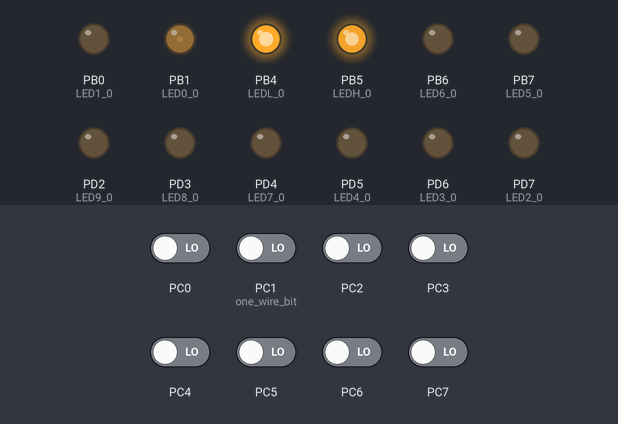
Recording of a program running on a simulated ATmega48, built with avr-gcc and emulated at 8 MHz. On the bench: output pins drawn as LEDs (lit = HIGH). Inputs (shaded band) come from the test bench; at power-on: PC0, PC1 (one_wire_bit), PC2–7 LOW.

Above: at 31.35 s.
Timing chart, 0 to 40.0 s (numbered marks = the images above):
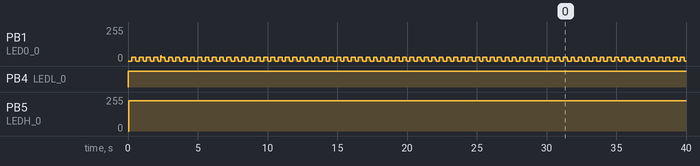

The program:

main.c
```c
#include <stdint.h>
#include <avr/io.h>
#include <avr/interrupt.h>

#include "macro_avr.h"
#include "ds18b20.h"
#include "timer.h"

//=====================================================================================================
// Program starts here

int main ()
{
    // Ports init
    DDRB = 0xF3;
    PORTB = 0xC3;
    PORTC = 0x00;
    DDRC = 0x00;
    DDRD = 0xfc;
    PORTD = 0xfc;

    // Timer 0 init
    timer_init ();

    // Global interrupts enabling
    SEI;

    // Main cycle
    while (1)
    {
        // Conversion takes ~750 ms
        start_conv ();
        _delay_ms (800);
        // Setting leds
        set_termo ((int16_t)read_conv ());
        _delay_ms (4200);
    }
}

//=====================================================================================================
//
```

macro_avr.h
```c
#pragma once

#define F_CPU 8000000
#include <util/delay.h>

#define SEI sei()
#define CLI cli()

#define SET_BIT(reg,bit)            \
(__extension__({                            \
    __asm__                                 \
    (                                       \
        "SBI %0, %1"   "\n\t"               \
        : : "I" (_SFR_IO_ADDR(reg)), "I" (bit) \
    );                                      \
}))

#define CLR_BIT(reg,bit)            \
(__extension__({                            \
    __asm__                                 \
    (                                       \
        "CBI %0, %1"   "\n\t"               \
        : : "I" (_SFR_IO_ADDR(reg)), "I" (bit) \
    );                                      \
}))


union __aliasing_through
{
    uint16_t u16;
    uint32_t u32;
    uint64_t u64;
}
#ifdef __GNUC__
  __attribute__((may_alias))
#endif
;

typedef union __aliasing_through __aliasing_through_t;

/// Получить little-endian uint32 из массива data со смещением ofs байт.
#define GET_LE32(data,ofs)	((__aliasing_through_t *)((char *)(data) + (ofs)))->u32
/// Записать little-endian uint32 в массива data по смещению ofs байт.
#define PUT_LE32(data,ofs,x)	(((__aliasing_through_t *)((char *)(data) + (ofs)))->u32 = (x))
/// Получить little-endian uint16 из массива data со смещением ofs байт.
#define GET_LE16(data,ofs)	((__aliasing_through_t *)((char *)(data) + (ofs)))->u16
/// Записать little-endian uint32 в массива data по смещению ofs байт.
#define PUT_LE16(data,ofs,x)	(((__aliasing_through_t *)((char *)(data) + (ofs)))->u16 = (x))

/// Длина статического массива в элементах
#define ARRAY_LEN(arr)		((sizeof (arr)) / (sizeof ((arr) [0])))
/// Размер элемента сатического массива в байтах
#define ITEM_SIZE(arr)		(sizeof ((arr) [0]))
```

ds18b20.c
```c
#include "ds18b20.h"

#include "one_wire.h"

//=====================================================================================================
// Start a temperature conversion

void start_conv ()
{
    if (one_wire_reset ())
    {
        one_wire_send_byte (0xCC);
        one_wire_send_byte (0x44);
    }
}

//=====================================================================================================
// Read a temperature conversion

uint16_t read_conv ()
{
    uint16_t res = 0;
    if (one_wire_reset ())
    {
        one_wire_send_byte (0xCC);
        one_wire_send_byte (0xBE);
        res = one_wire_get_byte ();
        res += ((uint16_t)one_wire_get_byte ()) << 8;
    }
    return res;
}

//=====================================================================================================
//
```

ds18b20.h
```c
#pragma once

#include <stdbool.h>
#include <avr/io.h>

void start_conv (void);
uint16_t read_conv (void);
```

one_wire.c
```c
#include "one_wire.h"

//=====================================================================================================
// Send 1-wire reset
// Returns true if the device acked

bool one_wire_reset ()
{
    SET_BIT (one_wire_ddr, one_wire_bit);
    _delay_us (300); // из-за прерываний импульс удлинняется. поэтому специально укоротим, было 500
    CLR_BIT (one_wire_ddr, one_wire_bit);
    _delay_us (40);  // из-за прерываний импульс удлинняется. поэтому специально укоротим, было 70
    bool res = one_wire_pin & (1 << one_wire_bit) ? false : true;
    _delay_us (500);
    return res;
}

//=====================================================================================================
// Send a bit

static void one_wire_send_bit (bool bit)
{
    CLI;
    SET_BIT (one_wire_ddr, one_wire_bit);
    _delay_us (7);
    if (!bit)
        _delay_us (63);
    CLR_BIT (one_wire_ddr, one_wire_bit);
    SEI;
    _delay_us (250);
}

//=====================================================================================================
// Send a byte

void one_wire_send_byte (uint8_t b)
{
    for (uint8_t i = 8; i > 0; i--)
    {
        one_wire_send_bit (b & 1);
        b >>= 1;
    }
}

//=====================================================================================================
// Receive a bit

static bool one_wire_get_bit ()
{
    CLI;
    SET_BIT (one_wire_ddr, one_wire_bit);
    _delay_us (7);
    CLR_BIT (one_wire_ddr, one_wire_bit);
    _delay_us (7);
    bool bit = one_wire_pin & (1 << one_wire_bit) ? true : false;
    SEI;
    _delay_us (250);
    return bit;
}

//=====================================================================================================
// Receive a byte

uint8_t one_wire_get_byte ()
{
    uint8_t b = 0;
    for (uint8_t i = 8; i > 0; i--)
    {
        b >>= 1;
        b |= one_wire_get_bit () ? 0x80 : 0;
    }
    return b;
}

//=====================================================================================================
//
```

one_wire.h
```c
#pragma once

#include <stdbool.h>
#include <avr/io.h>
#include <avr/interrupt.h>
#include "macro_avr.h"

#define one_wire_port PORTC
#define one_wire_bit  1
#define one_wire_ddr  DDRC
#define one_wire_pin  PINC

bool one_wire_reset (void);
void one_wire_send_byte (uint8_t b);
uint8_t one_wire_get_byte (void);
```

timer.c
```c
#include "timer.h"

#include <stdbool.h>
#include <avr/io.h>
#include <avr/interrupt.h>

#include "macro_avr.h"

#define LED0_0 CLR_BIT(PORTB,1)
#define LED1_0 CLR_BIT(PORTB,0)
#define LED2_0 CLR_BIT(PORTD,7)
#define LED3_0 CLR_BIT(PORTD,6)
#define LED4_0 CLR_BIT(PORTD,5)
#define LED5_0 CLR_BIT(PORTB,7)
#define LED6_0 CLR_BIT(PORTB,6)
#define LED7_0 CLR_BIT(PORTD,4)
#define LED8_0 CLR_BIT(PORTD,3)
#define LED9_0 CLR_BIT(PORTD,2)

#define LED0_1 SET_BIT(PORTB,1)
#define LED1_1 SET_BIT(PORTB,0)
#define LED2_1 SET_BIT(PORTD,7)
#define LED3_1 SET_BIT(PORTD,6)
#define LED4_1 SET_BIT(PORTD,5)
#define LED5_1 SET_BIT(PORTB,7)
#define LED6_1 SET_BIT(PORTB,6)
#define LED7_1 SET_BIT(PORTD,4)
#define LED8_1 SET_BIT(PORTD,3)
#define LED9_1 SET_BIT(PORTD,2)

#define LEDL_0 CLR_BIT(PORTB,4)
#define LEDH_0 CLR_BIT(PORTB,5)
#define LEDL_1 SET_BIT(PORTB,4)
#define LEDH_1 SET_BIT(PORTB,5)

static uint8_t termo;
static bool blink;

//=====================================================================================================
// Setting the leds on
// val == 0 - least significant led is blinking
// val == [1 - 20] - switching leds on by the order
// val > 20 - overflow. most significant led is blinking, other leds are on

static void set_leds (uint8_t val)
{
    // all leds off
    LEDL_1;
    LEDH_1;
    LED0_0;
    LED1_0;
    LED2_0;
    LED3_0;
    LED4_0;
    LED5_0;
    LED6_0;
    LED7_0;
    LED8_0;
    LED9_0;
    // overflow check
    bool hi = false;
    if (val > 10)
    {
        val -= 10;
        hi = true;
    }
    // blinking
    if (val > 10)
    {
        if (blink)
            LED9_1;
        val = 9;
    }
    // setting leds
    switch (val)
    {
        case 10:
            LED9_1;
        case 9:
            LED8_1;
        case 8:
            LED7_1;
        case 7:
            LED6_1;
        case 6:
            LED5_1;
        case 5:
            LED4_1;
        case 4:
            LED3_1;
        case 3:
            LED2_1;
        case 2:
            LED1_1;
        case 1:
            LED0_1;
            break;
        case 0:
            if (blink)
                LED0_1;
            break;
        default:
            break;
    }
    // setting the group
    if (hi)
        LEDL_0;
    else
        LEDH_0;
}

//=====================================================================================================
// Timer 0 overflow interrupt

ISR (TIMER0_OVF_vect)
{
    static uint16_t div = 0;
    // Blink contol
    if (++ div >= (1024 * 8))
    {
        div = 0;
        blink = !blink;
    }
    // Dynamic indication
    // pwm duty = 1/8
    if ((div & 0x7) == 0)
        // set
        set_leds (termo);
    else
    {
        // off
        LEDL_1;
        LEDH_1;
        LED0_0;
        LED1_0;
        LED2_0;
        LED3_0;
        LED4_0;
        LED5_0;
        LED6_0;
        LED7_0;
        LED8_0;
        LED9_0;
    }
}

//=====================================================================================================
// Temperature setter

void set_termo (int16_t val)
{
    val += 8;
    val >>= 4;
    if (val <= 10)
        val = 0;
    else if (val > 30)
        val = 21;
    else
        val -= 10;
    termo = (uint8_t)val;
}

//=====================================================================================================
// Timer init

void timer_init ()
{
    // Timer 0 init
    // Clock 8MHz
    TCCR0A = 0;
    TCCR0B = 1; // 8000000/1024 = 7812.5 Hz
    TIMSK0 = 1;
}

//=====================================================================================================
//
```

timer.h
```c
#pragma once

#include <stdint.h>

void set_termo (int16_t val);
void timer_init ();
```

Measured:
- by itself, PB1 (LED0_0): ramps from 38/255 to 0/255 and jumps back, once every 0.52 s
- by itself, PB4 (LEDL_0): LOW → HIGH at 0.00 s
- by itself, PB5 (LEDH_0): 0/255 → 228/255 at 0.04 s
